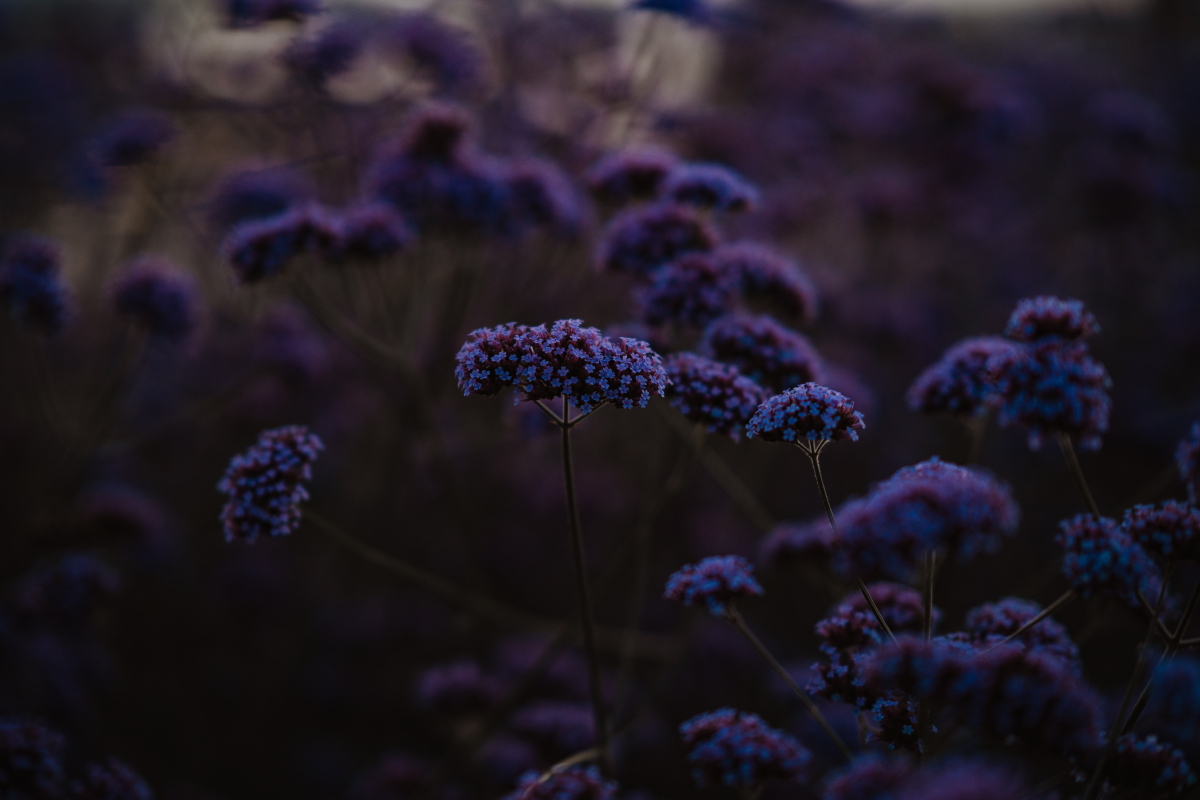
#> input picture basics/img1.jpg, 6000 x 4000 px (shown at 1/5 size)
$ python basics1.py
#> lines starting #> are read from the running program, lines starting #| are printed output that depends on the picture
from this import d
import cv2 as cv
import numpy as np


# load the image
img = cv.imread('img1.jpg')
#> img is the input picture: shape (4000, 6000, 3); mean B, G, R 37.1, 26.6, 33
#cv.imshow('Images', img)

#Drawing and write
blank = np.zeros((500, 500, 3), dtype='uint8')
# bank the webpage
blank[:] = 0, 255, 0
# create the box with green color
blank[200:300, 300:400] = 0, 255, 0
cv.imshow('Green', blank)
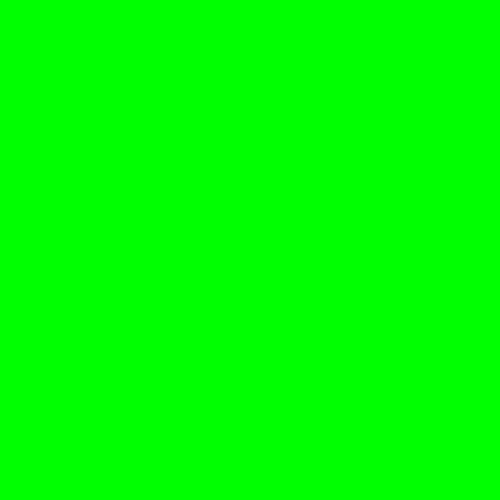
#> window 'Green': shape (500, 500, 3); mean B, G, R 0, 255, 0
# let's draw the rectangle for the shape
cv.rectangle(blank, (0, 0), (250, 250), (0, 255, 0), thickness=-1)
cv.imshow('recatangle', blank)
# draw the circle
cv.circle(blank, (blank.shape[1]//2, blank.shape[0]//2),
          40, (0, 0, 255), thickness=-1)
cv.imshow('circle', blank)
# Draw the line
cv.line(blank, (0, 0),
        (blank.shape[1]//2, blank.shape[0]//2), (255, 255, 255), thickness=14)
cv.imshow('line', blank)
# write the text to the
cv.putText(blank, "Hello i'm vinod!!!", (225, 225),
           cv.FONT_HERSHEY_COMPLEX, 1.0, (0, 250, 2), 2)
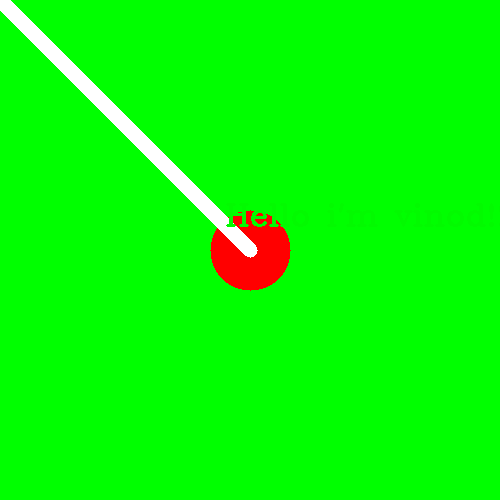
#> blank: shape (500, 500, 3); mean of channels 0, 1, 2 5.3, 250.8, 9.5; drawn as B, G, R
cv.imshow('Text', blank)
cv.waitKey(0)
cv.destroyAllWindows
